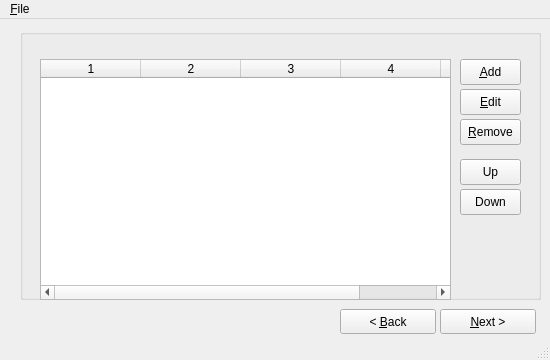
<ui version="4.0" >
 <class>TableWindow</class>
 <widget class="QMainWindow" name="TableWindow" >
  <property name="geometry" >
   <rect>
    <x>0</x>
    <y>0</y>
    <width>550</width>
    <height>360</height>
   </rect>
  </property>
  <property name="sizePolicy" >
   <sizepolicy vsizetype="Fixed" hsizetype="Fixed" >
    <horstretch>0</horstretch>
    <verstretch>0</verstretch>
   </sizepolicy>
  </property>
  <property name="minimumSize" >
   <size>
    <width>550</width>
    <height>360</height>
   </size>
  </property>
  <property name="maximumSize" >
   <size>
    <width>550</width>
    <height>360</height>
   </size>
  </property>
  <property name="windowTitle" >
   <string/>
  </property>
  <property name="windowIcon" >
   <iconset resource="sfunctioner.qrc" >
    <normaloff>:/icons/resources/s.ico</normaloff>:/icons/resources/s.ico</iconset>
  </property>
  <widget class="QWidget" name="centralwidget" >
   <widget class="QPushButton" name="pushButtonNext" >
    <property name="geometry" >
     <rect>
      <x>440</x>
      <y>290</y>
      <width>96</width>
      <height>25</height>
     </rect>
    </property>
    <property name="text" >
     <string>&amp;Next ></string>
    </property>
   </widget>
   <widget class="QGroupBox" name="groupBoxGroup" >
    <property name="geometry" >
     <rect>
      <x>20</x>
      <y>10</y>
      <width>521</width>
      <height>271</height>
     </rect>
    </property>
    <property name="title" >
     <string/>
    </property>
    <property name="alignment" >
     <set>Qt::AlignLeading|Qt::AlignLeft|Qt::AlignVCenter</set>
    </property>
    <property name="flat" >
     <bool>false</bool>
    </property>
    <widget class="QTableWidget" name="tableWidgetTable" >
     <property name="geometry" >
      <rect>
       <x>20</x>
       <y>30</y>
       <width>411</width>
       <height>241</height>
      </rect>
     </property>
     <property name="editTriggers" >
      <set>QAbstractItemView::NoEditTriggers</set>
     </property>
     <property name="showDropIndicator" stdset="0" >
      <bool>false</bool>
     </property>
     <property name="dragDropOverwriteMode" >
      <bool>false</bool>
     </property>
     <property name="alternatingRowColors" >
      <bool>true</bool>
     </property>
     <property name="selectionMode" >
      <enum>QAbstractItemView::ExtendedSelection</enum>
     </property>
     <property name="selectionBehavior" >
      <enum>QAbstractItemView::SelectRows</enum>
     </property>
     <property name="gridStyle" >
      <enum>Qt::DashDotDotLine</enum>
     </property>
     <property name="wordWrap" >
      <bool>false</bool>
     </property>
     <property name="rowCount" >
      <number>0</number>
     </property>
     <property name="columnCount" >
      <number>5</number>
     </property>
     <column/>
     <column/>
     <column/>
     <column/>
     <column/>
    </widget>
    <widget class="QPushButton" name="pushButtonAdd" >
     <property name="geometry" >
      <rect>
       <x>440</x>
       <y>30</y>
       <width>61</width>
       <height>26</height>
      </rect>
     </property>
     <property name="text" >
      <string>&amp;Add</string>
     </property>
    </widget>
    <widget class="QPushButton" name="pushButtonRemove" >
     <property name="geometry" >
      <rect>
       <x>440</x>
       <y>90</y>
       <width>61</width>
       <height>26</height>
      </rect>
     </property>
     <property name="text" >
      <string>&amp;Remove</string>
     </property>
    </widget>
    <widget class="QPushButton" name="pushButtonUp" >
     <property name="geometry" >
      <rect>
       <x>440</x>
       <y>130</y>
       <width>61</width>
       <height>26</height>
      </rect>
     </property>
     <property name="text" >
      <string>Up</string>
     </property>
    </widget>
    <widget class="QPushButton" name="pushButtonDown" >
     <property name="geometry" >
      <rect>
       <x>440</x>
       <y>160</y>
       <width>61</width>
       <height>26</height>
      </rect>
     </property>
     <property name="text" >
      <string>Down</string>
     </property>
    </widget>
    <widget class="QPushButton" name="pushButtonEdit" >
     <property name="geometry" >
      <rect>
       <x>440</x>
       <y>60</y>
       <width>61</width>
       <height>26</height>
      </rect>
     </property>
     <property name="text" >
      <string>&amp;Edit</string>
     </property>
    </widget>
   </widget>
   <widget class="QPushButton" name="pushButtonBack" >
    <property name="geometry" >
     <rect>
      <x>340</x>
      <y>290</y>
      <width>96</width>
      <height>25</height>
     </rect>
    </property>
    <property name="text" >
     <string>&lt; &amp;Back</string>
    </property>
   </widget>
  </widget>
  <widget class="QMenuBar" name="menubar" >
   <property name="geometry" >
    <rect>
     <x>0</x>
     <y>0</y>
     <width>550</width>
     <height>22</height>
    </rect>
   </property>
   <widget class="QMenu" name="menuMenu" >
    <property name="title" >
     <string>&amp;File</string>
    </property>
    <addaction name="actionAbout" />
    <addaction name="actionAbout_Qt" />
    <addaction name="separator" />
    <addaction name="actionExit" />
   </widget>
   <addaction name="menuMenu" />
  </widget>
  <widget class="QStatusBar" name="statusbar" />
  <action name="actionExit" >
   <property name="text" >
    <string>E&amp;xit</string>
   </property>
  </action>
  <action name="actionAbout" >
   <property name="text" >
    <string>&amp;About</string>
   </property>
  </action>
  <action name="actionAbout_Qt" >
   <property name="text" >
    <string>About &amp;Qt</string>
   </property>
  </action>
 </widget>
 <resources>
  <include location="sfunctioner.qrc" />
 </resources>
 <connections>
  <connection>
   <sender>actionExit</sender>
   <signal>activated()</signal>
   <receiver>TableWindow</receiver>
   <slot>close()</slot>
   <hints>
    <hint type="sourcelabel" >
     <x>-1</x>
     <y>-1</y>
    </hint>
    <hint type="destinationlabel" >
     <x>274</x>
     <y>179</y>
    </hint>
   </hints>
  </connection>
 </connections>
</ui>
